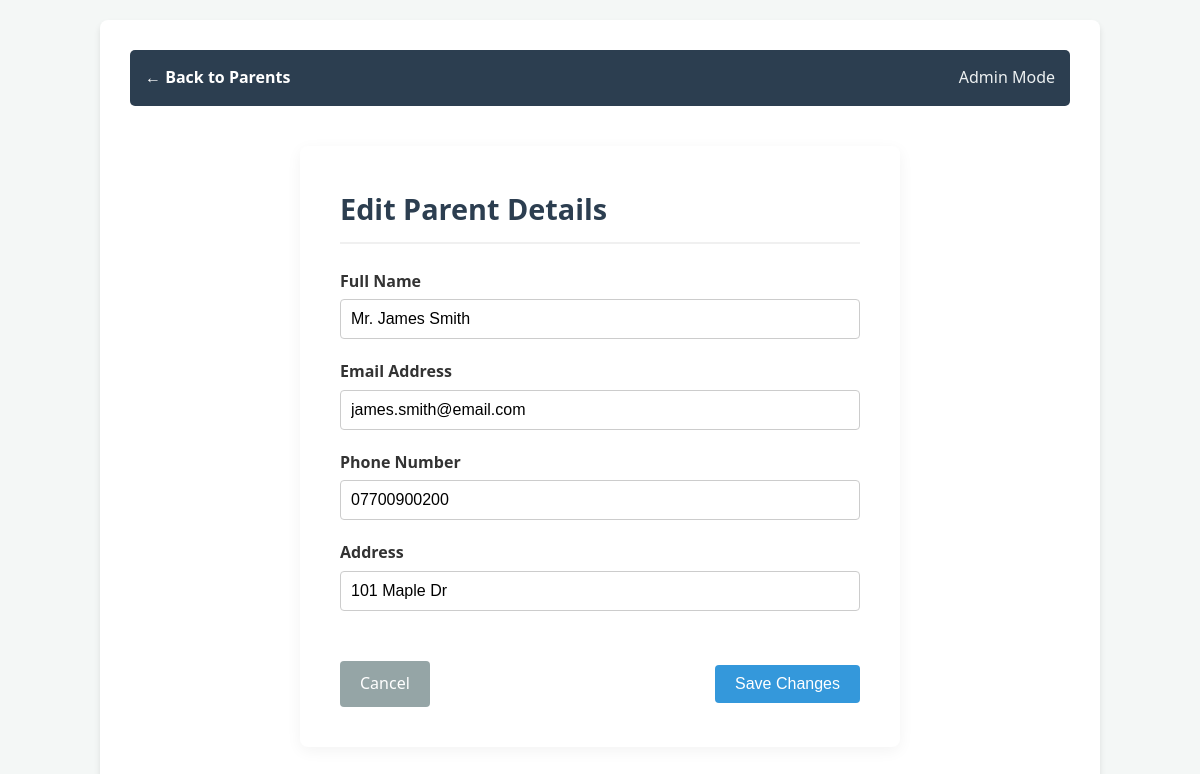
Page /edit_parent.php?id=1 (signed in) on the committed database.
### tables this page shows
CREATE TABLE `parents` (
  `ParentID` int(11) NOT NULL,
  `FullName` varchar(100) NOT NULL,
  `Address` varchar(255) NOT NULL,
  `Email` varchar(100) DEFAULT NULL,
  `Phone` varchar(20) DEFAULT NULL
);

### edit_parent.php (the view, shortened to what this page needs)
<?php
include 'db_connect.php';
if (isset($_GET['id'])) {
    $id = intval($_GET['id']);
    $result = $conn->query("SELECT * FROM Parents WHERE ParentID = $id");
    $parent = $result->fetch_assoc();
}
?>
<!DOCTYPE html>
<html lang="en">
<head>
    <link rel="stylesheet" href="style.css">
</head>
<body>
<div class="container">
    <nav><a href="view_parents.php">&larr; Back to Parents</a><span>Admin Mode</span></nav>
    <div class="form-card">
        <div class="form-header">
            <h1>Edit Parent Details</h1>
        </div>
        <form method="POST">
            <div class="form-group">
                <label>Full Name</label>
                <input type="text" name="name" value="<?php echo htmlspecialchars($parent['FullName']); ?>" required>
            </div>
            <div class="form-group">
                <label>Email Address</label>
                <input type="text" name="email" value="<?php echo htmlspecialchars($parent['Email']); ?>">
            </div>
            <div class="form-group">
                <label>Phone Number</label>
                <input type="text" name="phone" value="<?php echo htmlspecialchars($parent['Phone']); ?>">
            </div>
            <div class="form-group">
                <label>Address</label>
                <input type="text" name="address" value="<?php echo htmlspecialchars($parent['Address']); ?>">
            </div>
            <div class="form-actions">
                <a href="view_parents.php" class="btn btn-secondary" style="text-decoration:none">Cancel</a>
                <button type="submit" name="update_parent" class="btn">Save Changes</button>
            </div>
        </form>
    </div>
</div>
</body>
</html>

### style.css (style rules this page uses)
:root { --primary-color: #2c3e50; --accent-color: #3498db; --danger-color: #e74c3c; --success-color: #27ae60; --bg-color: #f4f7f6; --card-bg: #ffffff; --text-color: #333333; }
* { box-sizing: border-box; margin: 0; padding: 0; }
body { font-family: 'Segoe UI', Tahoma, Verdana, sans-serif; background-color: var(--bg-color); color: var(--text-color); line-height: 1.6; padding: 20px; }
.container { max-width: 1000px; margin: 0 auto; background: var(--card-bg); padding: 30px; border-radius: 8px; box-shadow: 0 4px 6px rgba(0,0,0,0.1); }
h1 { color: var(--primary-color); margin-bottom: 10px; }
nav { background: var(--primary-color); padding: 15px; border-radius: 5px; margin-bottom: 20px; display: flex; justify-content: space-between; align-items: center; }
nav a { color: white; text-decoration: none; margin-right: 15px; font-weight: bold; }
nav span { color: #ecf0f1; }
form { max-width: 600px; margin: 0 auto; }
label { display: block; margin-bottom: 5px; font-weight: bold; }
input[type="text"], input[type="password"], textarea, select { width: 100%; padding: 10px; margin-bottom: 20px; border: 1px solid #ccc; border-radius: 4px; font-size: 16px; }
button, .btn { display: inline-block; background: var(--accent-color); color: white; padding: 10px 20px; border: none; border-radius: 4px; cursor: pointer; font-size: 16px; text-decoration: none; }
button, .btn:hover { background-color: #2980b9; }
.form-card { background: white; max-width: 600px; margin: 40px auto; padding: 40px; border-radius: 8px; box-shadow: 0 4px 15px rgba(0,0,0,0.05); }
.form-header { border-bottom: 2px solid #f0f0f0; margin-bottom: 25px; padding-bottom: 10px; }
.form-header h1 { font-size: 1.8rem; color: var(--primary-color); margin: 0; }
.form-actions { display: flex; justify-content: space-between; align-items: center; margin-top: 30px; }
.btn-secondary { background-color: #95a5a6; color: white; }

### rows in the picture
parents: name "Mr. James Smith", email "james.smith@email.com", phone "07700900200", address "101 Maple Dr"
